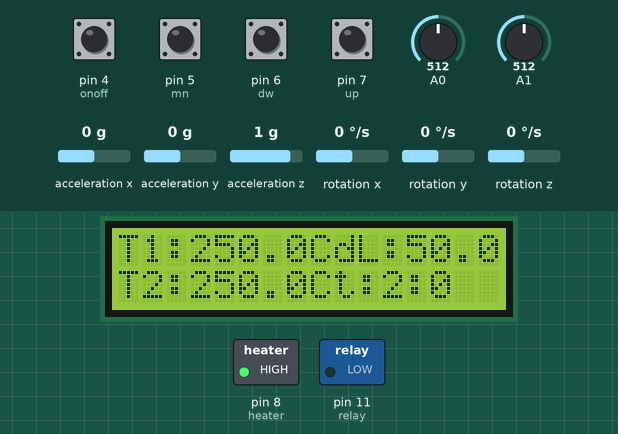
Recording of a sketch running on a simulated Arduino Uno, built with avr-gcc and run on an emulated ATmega328P. Shown: 16×2 character LCD, switched loads named in the sketch (green lamp = pin HIGH). The inputs (shaded band) are chosen by the test bench; at power-on: pin 4 (onoff), pin 5 (mn), pin 6 (dw), pin 7 (up) HIGH, acceleration y 0 g, A1 = 512, A0 = 512, acceleration x 0 g, acceleration z 1 g, rotation x 0 °/s, rotation y 0 °/s, rotation z 0 °/s. EEPROM starts erased; what the sketch prints to the serial monitor is not drawn.

Above: at 1.2 s.
1.3 s: pin 5 (mn) pulled LOW for 1 s
At 3.2 s:
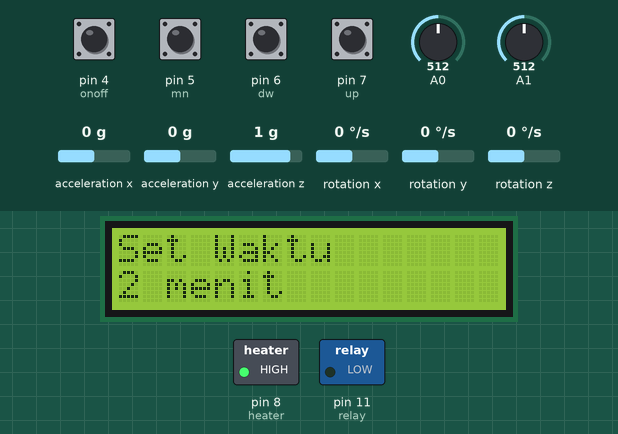
3.8 s: pin 5 (mn) pulled LOW for 0.15 s
At 5.2 s:
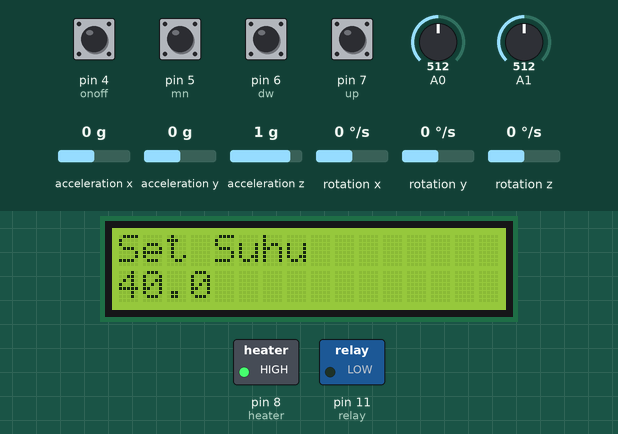
5.5 s: pin 5 (mn) pulled LOW for 0.15 s
At 6.3 s:
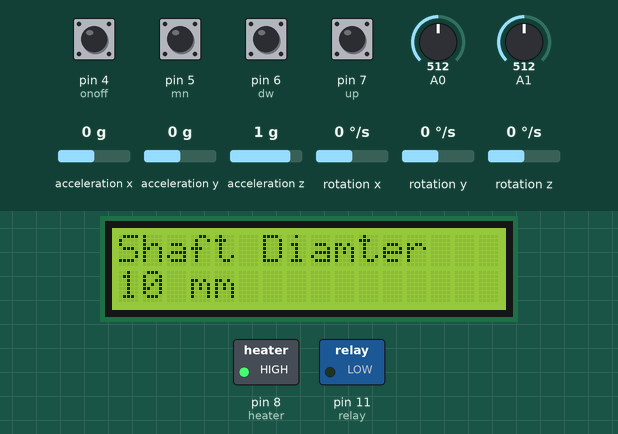
7.2 s: pin 5 (mn) pulled LOW for 0.15 s
At 7.5 s:
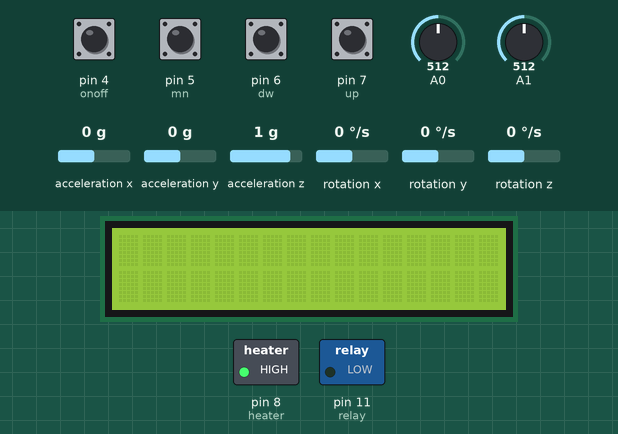
10.3 s: acceleration y set to -1.4 g
At 11.2 s:
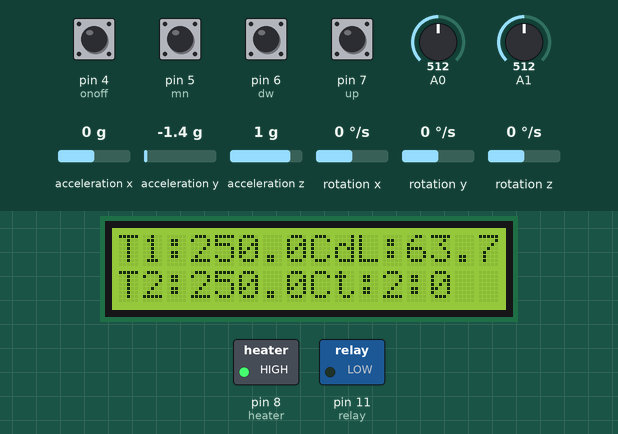
12.0 s: A1 set to 90
At 13.3 s:
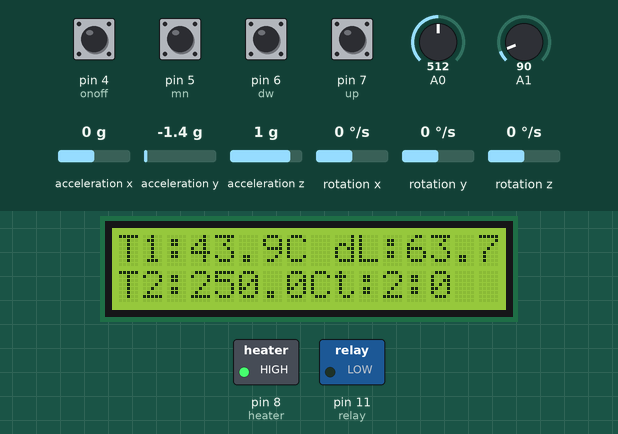
Timing chart, 0 to 15.0 s (numbered marks = the images above; inputs shaded):
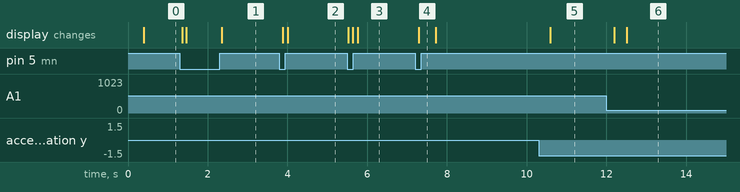

Measured:
- after the input at 1.3 s, the display: first changes after 0.06 s (image 1 shows a later state)
- after the input at 3.8 s, the display: first changes after 0.09 s (image 2 shows a later state)
- after the input at 5.5 s, the display: first changes at once (image 3 shows a later state)
- after the input at 7.2 s, the display: changes after 0.09 s (image 4)
- after the input at 10.3 s, the display: changes after 0.30 s (image 5)
- after the input at 12.0 s, the display: first changes after 0.19 s (image 6 shows a later state)

The sketch:

muai_panjang.ino
```cpp
#include <Wire.h>
#include <MPU6050.h>
#include <math.h> //library includes mathematical functions
#include <LiquidCrystal_I2C.h>
#include <EEPROM.h>
LiquidCrystal_I2C lcd(0x27, 16, 2);

MPU6050 mpu;
float si_n,pj_a;

int onoff=4;
int up=7;
int dw=6;
int mn=5;
int heater=8;
int relay=11;
int temp1,temp2,i,x,mnt,menit,detik,count,st,diameter;
float suhu1,suhu2,avg1,avg2,setsuhu;

void setup()
{
  lcd.begin();
  lcd.backlight();
  Serial.begin(115200);
  Serial.println("Initialize MPU6050");
  while(!mpu.begin(MPU6050_SCALE_2000DPS, MPU6050_RANGE_2G))
  {
    Serial.println("Could not find a valid MPU6050 sensor, check wiring!");
    delay(500);
  }
  pinMode(onoff,INPUT);
  pinMode(dw,INPUT);
  pinMode(up,INPUT);
  pinMode(mn,INPUT);
  digitalWrite(onoff,HIGH);
  digitalWrite(dw,HIGH);
  digitalWrite(up,HIGH);
  digitalWrite(mn,HIGH);
  pinMode(heater,OUTPUT);
  digitalWrite(heater,HIGH);
  pinMode(relay,OUTPUT);
  digitalWrite(relay,LOW);

  mnt=EEPROM.read(1);
  if(mnt<1 || mnt>100){EEPROM.write(1,2);}
  setsuhu=EEPROM.read(2);
  if(setsuhu<40 || setsuhu>100){EEPROM.write(2,40);}
  diameter=EEPROM.read(3);
  if(diameter<3 || diameter>10){EEPROM.write(3,10);}
  detik=0;

  interrupts();             // enable all interruptsnoInterrupts();           // disable all interrupts

  TCCR1A = 0;
  TCCR1B = 0;
  TCNT1  = 0;
  OCR1A = 31250;            // compare match register 16MHz/256/2Hz
  TCCR1B |= (1 << WGM12);   // CTC mode
  TCCR1B |= (1 << CS12);    // 256 prescaler
  TIMSK1 |= (1 << OCIE1A);  // enable timer compare interrupt

  interrupts();
  st=0;
}
ISR(TIMER1_COMPA_vect)          // timer compare interrupt service routine

{count++;
  if(st==1){

 if(count>=2){count=0;detik++;}
 if(detik>=60){menit++;detik=0;}
  }
}

float degree(double deg)
{return(deg*22)/(7*180);}

void loop()
{
  avg1=avg2=0;
  diameter=EEPROM.read(3);
  for (x=0;x<10;x++){suhu1=suhu2=0;
  for(i=0;i<100;i++){
  temp1=analogRead(1);
  temp2=analogRead(0);
  suhu1=suhu1+(((float)temp1*5)/1024);
  suhu2=suhu2+(((float)temp2*5)/1024);
  }
  avg1=avg1+suhu1;
  avg2=avg2+suhu2;
  }
  avg2=avg2/10;avg1=avg1/10;
  lcd.setCursor(0,0);lcd.print("T1:");lcd.print(avg1,1);lcd.print("C ");
  lcd.setCursor(0,1);lcd.print("T2:");lcd.print(avg2,1);lcd.print("C ");


  Vector normAccel = mpu.readNormalizeAccel();
  int pitch = -(atan2(normAccel.XAxis, sqrt(normAccel.YAxis*normAccel.YAxis + normAccel.ZAxis*normAccel.ZAxis))*180.0)/M_PI;
  int roll = (atan2(normAccel.YAxis, normAccel.ZAxis)*180.0)/M_PI;
  Serial.print(" Sudut = ");
  Serial.print(roll);
  Serial.print(" Tan = ");Serial.print(tan(degree(roll)),4);
  pj_a=50-diameter*(tan(degree(roll)));
  Serial.print(" L =");Serial.print(pj_a,4);
  Serial.print(" set suhu =");Serial.print(setsuhu);
  Serial.print("  suhu =");Serial.println(avg1,1);
  //Serial.println();

  mnt=EEPROM.read(1);
  lcd.setCursor(9,0);lcd.print("dL:");lcd.print(pj_a,3);lcd.print("  ");
  if(st==0){lcd.setCursor(9,1);lcd.print("t:");lcd.print(mnt);lcd.print(":");lcd.print(detik);lcd.print("  ");}
  if(st==1){lcd.setCursor(9,1);lcd.print("t:");lcd.print(mnt-menit);lcd.print(":");lcd.print(59-detik);lcd.print("  ");
  if(avg1<=setsuhu && avg2<=setsuhu){digitalWrite(relay,HIGH);delay(100);digitalWrite(heater,LOW);} else {digitalWrite(heater,HIGH);delay(100);digitalWrite(relay,LOW);}
  if(menit==mnt && detik>=59){st=0;detik=0;digitalWrite(heater,HIGH);delay(1000);digitalWrite(relay,LOW);}
  }


  if(digitalRead(mn)==LOW && st==0){lcd.clear();menu();}
  if(digitalRead(onoff)==LOW && st==0){while(digitalRead(onoff)==LOW){delay(100);detik=59;}st=1;count=0;menit=0;}
  if(digitalRead(onoff)==LOW && st==1){digitalWrite(heater,HIGH);delay(100);while(digitalRead(onoff)==LOW){delay(100);}st=0;count=0;detik=0;digitalWrite(relay,LOW);}

}

void menu()
{
  while(digitalRead(mn)==LOW){delay(100);lcd.setCursor(0,0);lcd.print("Set Waktu");}
  while(digitalRead(mn)==HIGH)
  {
   mnt=EEPROM.read(1);
   if(digitalRead(up)==LOW && mnt<=100){mnt++;delay(300);}
   if(digitalRead(dw)==LOW && mnt>2){mnt--;delay(300);}
   EEPROM.write(1,mnt);
   lcd.setCursor(0,1);lcd.print(mnt); lcd.print(" menit  ");
  delay(300);
  }
  lcd.clear();
  while(digitalRead(mn)==LOW){delay(100);lcd.setCursor(0,0);lcd.print("Set Suhu  ");}
  while(digitalRead(mn)==HIGH)
  {
   setsuhu=EEPROM.read(2);
   if(digitalRead(up)==LOW && setsuhu<=100){setsuhu++;delay(300);}
   if(digitalRead(dw)==LOW && setsuhu>40){setsuhu--;delay(300);}
   EEPROM.write(2,setsuhu);
   lcd.setCursor(0,1);lcd.print(setsuhu,1); lcd.print(" ");
  delay(300);
  }
  lcd.clear();
  while(digitalRead(mn)==LOW){delay(100);lcd.setCursor(0,0);lcd.print("Shaft Diamter ");}
  while(digitalRead(mn)==HIGH)
  {
   diameter=EEPROM.read(3);
   if(digitalRead(up)==LOW && diameter<12){diameter++;delay(300);}
   if(digitalRead(dw)==LOW && diameter>3){diameter--;delay(300);}
   EEPROM.write(3,diameter);
   lcd.setCursor(0,1);lcd.print(diameter); lcd.print(" mm ");
  delay(300);
  }
  lcd.clear();
  while(digitalRead(mn)==LOW){delay(100);lcd.setCursor(0,0);lcd.print("Exit");}
  lcd.clear();
}
```
